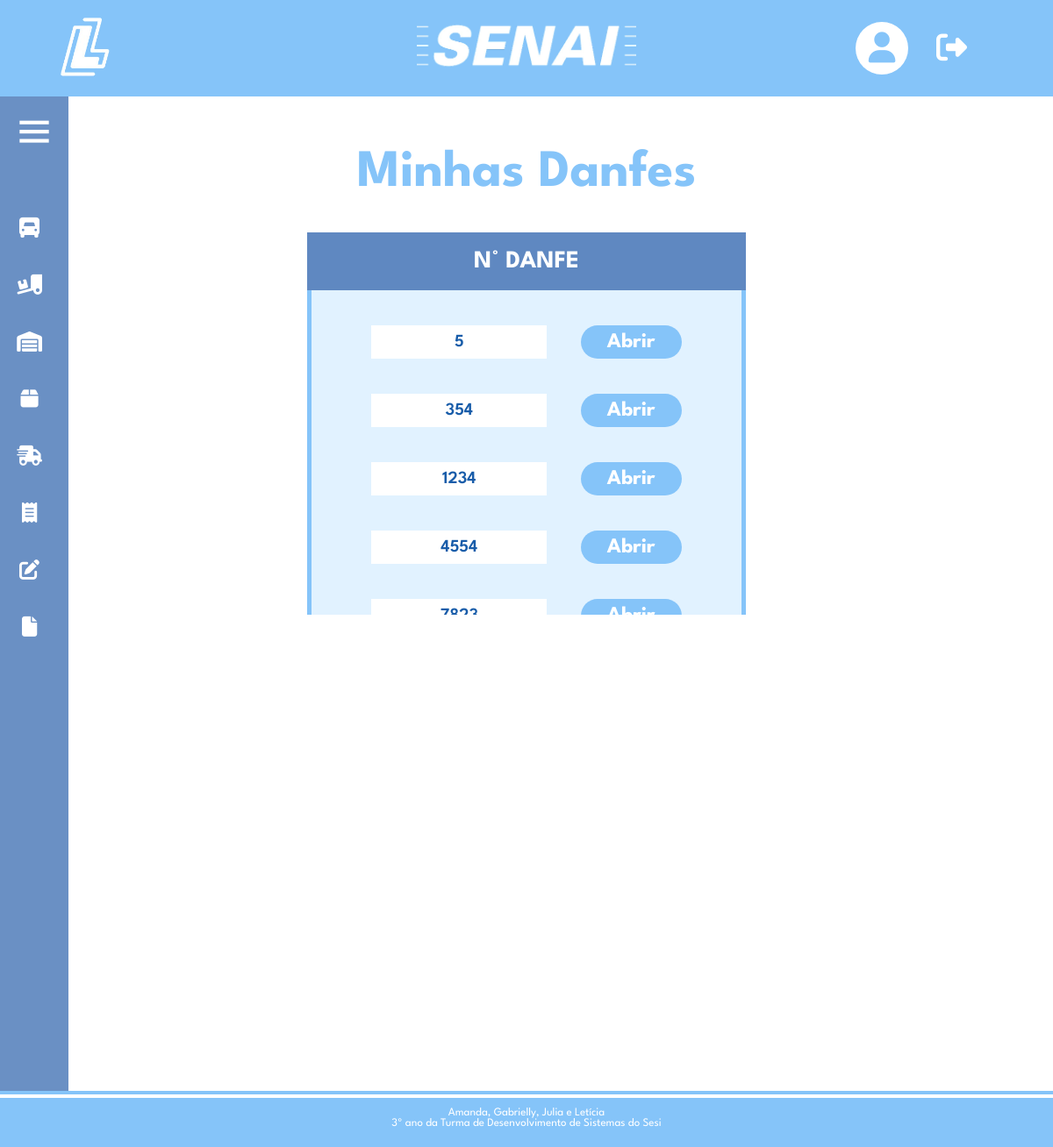
The page /minhanota.php (signed in) on the database as committed earlier.
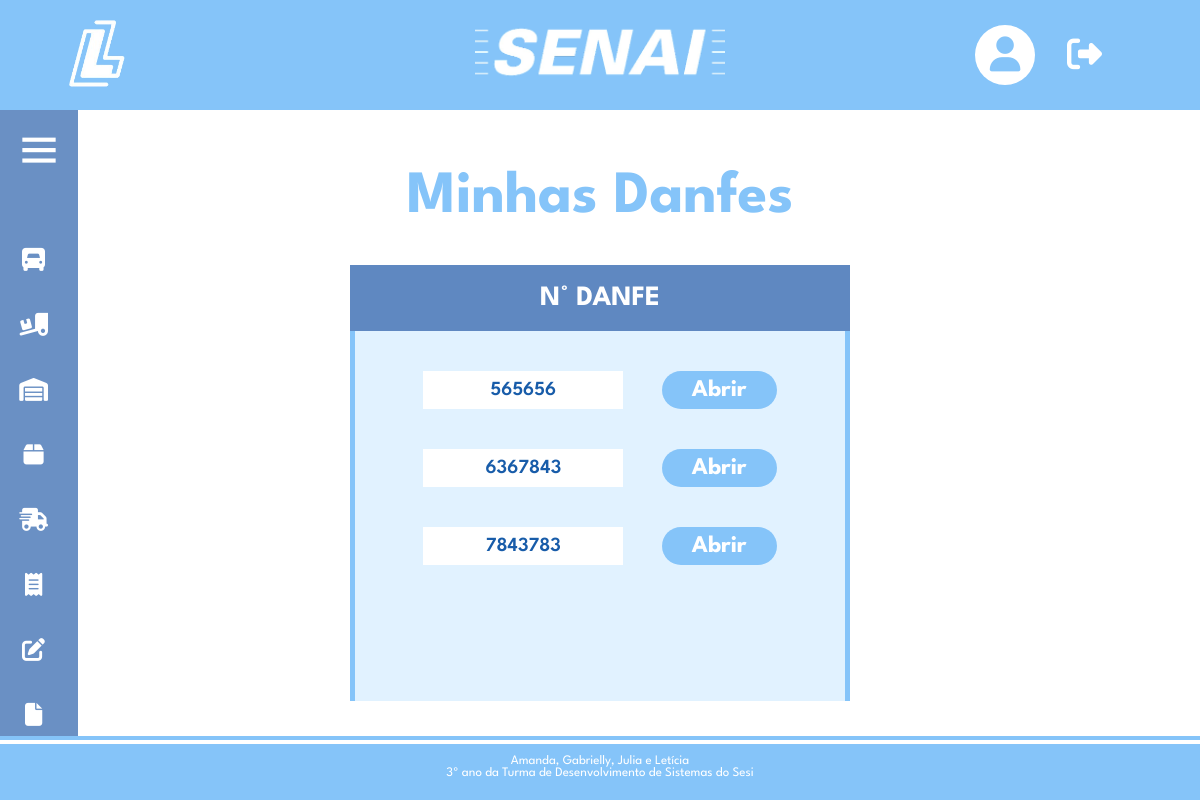
The same page on the database as committed later.
### tables this page shows
CREATE TABLE `danfe` (
  `id` int(11) NOT NULL,
  `codbarra` int(11) NOT NULL,
  `n` varchar(255) NOT NULL,
  `serie` varchar(255) NOT NULL,
  `operacao` tinyint(1) NOT NULL,
  `data_emissao` date NOT NULL,
  `hora_emissao` time NOT NULL,
  `id_turma` int(11) NOT NULL
);

### minhanota.php (the view, shortened to what this page needs)
<!DOCTYPE html>
<html lang="en">
<?php
include_once('config.php');
?>
<head>
    <link rel="stylesheet" type="text/css" href="estiloHome.css" media="screen"/>
    <link rel="stylesheet" type="text/css" href="estiloMinhaDanfe.css" media="screen"/>
    <link href='https://unpkg.com/boxicons@2.0.7/css/boxicons.min.css' rel='stylesheet'>
</head>
<body>
<header class="header-topo">
        <div class="logSenai">
      <a href="home.php"><img src="imagens/logo-logsenai.png" alt="Minha Figura" width="75" height="auto"></a>
    </div>
    <div class="logo">
      <a href="home.php"><img src="imagens/senai-branco.png" alt="Minha Figura" width="250" height="auto"></a>
    </div>
        <div class="menu-header">
          <div class="dropdown-perfil">
            <a href="#" >
                <div class="circulo">
                        <i class="fa-solid fa-user"></i>
                </div>
            </a>
          </div>
          <a href="sair.php"><i class="fa-solid fa-right-from-bracket"></i></a>
        </div>
    </header>
    <div class="sidebar close">
      <div class="logo-details">
        <i class="bx bx-menu"></i>
      </div>
      <ul class="nav-links">
        <li>
          <div class="iocn-link">
            <a href="#">
                <i class="fa-solid  fa-truck-front"></i>
            </a>
          </div>
        </li>
        <li>
          <div class="iocn-link">
            <a href="movimentacao.php">
            <i class="fa-solid fa-truck-ramp-box"></i>
            </a>
          </div>
        </li>
        <li>
          <a href="estoque.php">
            <i class="fa-solid fa-warehouse"></i>
          </a>
        </li>
        <li>
          <a href="picking.php">
          <i class="fa-solid fa-box"></i>
          </a>
        </li>
         <li>
        <div class="iocn-link">
          <a href="#">
          <i class="fa-solid fa-truck-fast"></i>
          </a>
        </div>
      </li>
      <li>
          <div class="iocn-link">
            <a href="#">
            <i class="fa-solid fa-receipt"></i>
            </a>
          </div>
        </li>
        <li>
        <div class="iocn-link">
          <a href="controleSolicitacoes.php">
            <i class="fa-solid fa-pen-to-square"></i>
          </a>
        </div>
      </li>
        <li>
          <a href="relatorios.php">
          <i class="fa-solid fa-file"></i>
          </a>
        </li>
      </ul>
    </div>
    <center>
    <div class="conteudo">
        <div class="titulo-conteudo">
            <h1>Minhas Danfes</h1>
        </div>
        <div class="linha">
            <div class="quadroMinhaDanfe">
                <div class="titulo-quadro">
                    <p>N° DANFE</p>
                </div>
                <div class="MinhaDanfe">
                    <?php
                    $sql = "SELECT * FROM danfe";
                    $resultado = $conexao->query($sql);
                    if ($resultado->num_rows > 0) {
                        while ($row = $resultado->fetch_assoc()) {
                            echo '<div class="linhaMinhaDanfe">';
                            echo '<input type="text" value="' . $row['id'] . '" readonly>';
                            echo '<a href="verNota.php?id=' . $row['id'] . '"><button>Abrir</button></a>';
                            echo '</div>';
                        }
                    } else {
                        echo '<div class="linhaMinhaDanfe">';
                        echo '<p>Nenhuma DANFE encontrada.</p>';
                        echo '</div>';
                    }
                    ?>
                </div>
            </div>
        </div>
    </div>
    </center>
<?php
include_once('footer.php');
?>
</body>
</html>

Rows that differ between the two databases and show on the page:
removed danfe: id "5"
removed danfe: id "354"
removed danfe: id "1234"
removed danfe: id "4554"
removed danfe: id "7823"
added danfe: id "565656"
added danfe: id "6367843"
added danfe: id "7843783"
